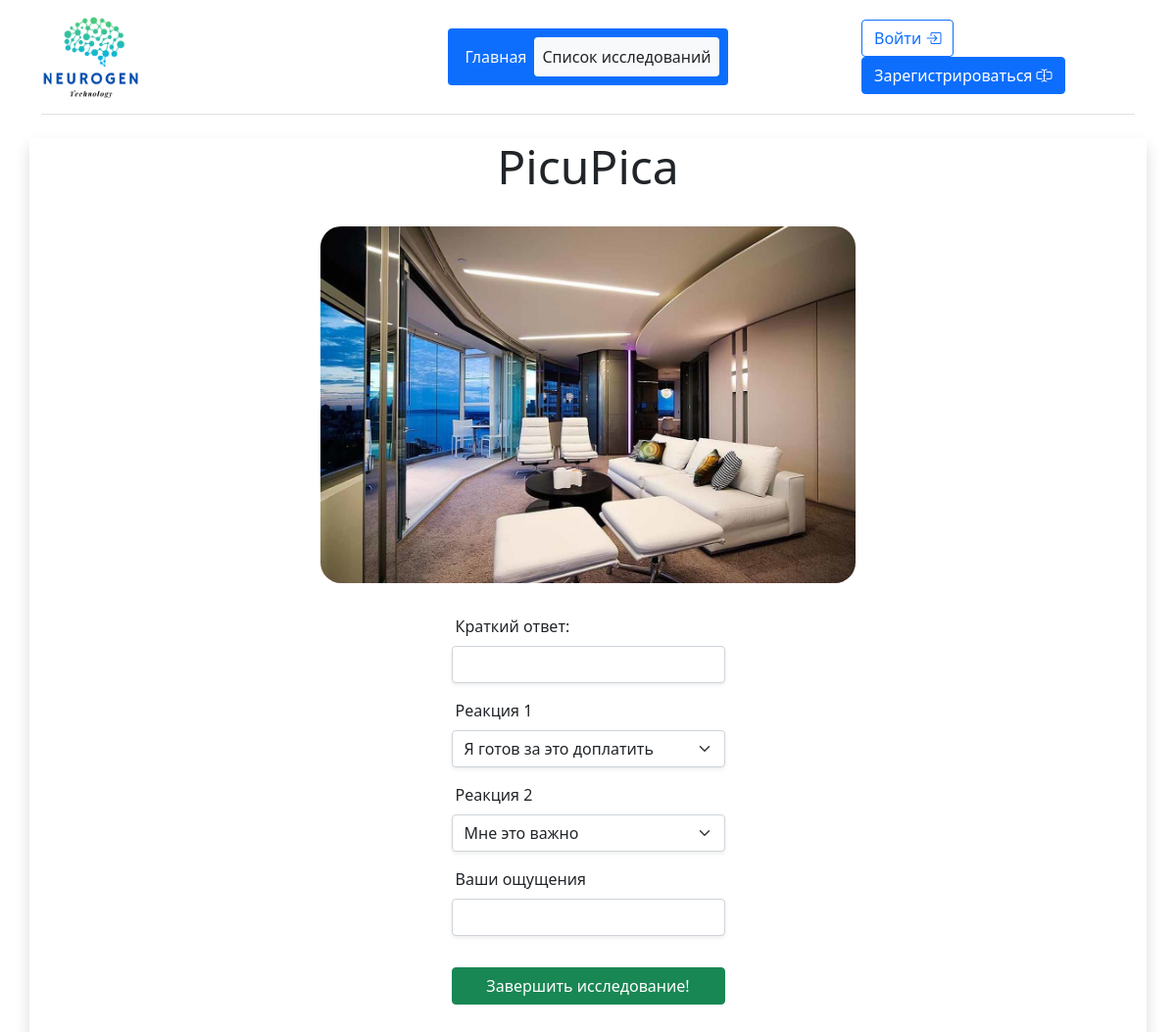
/answer_image/2/, run on the app's committed database.
### Reserches/models.py (models this page shows, shortened)
class ImageResearch(models.Model):
    base_research = models.ForeignKey(Research, verbose_name='Основное исследование', on_delete=models.CASCADE)
    image_to_react = models.ImageField(upload_to='img/%Y/%m/%d', verbose_name='Изображение')
    class Meta:
        verbose_name = 'Изображение'
        verbose_name_plural = 'Изображение'

class Research(models.Model):
    DEVELOPMENT = "development"
    PUBLISHED = "published"
    DONE = "done"
    STATES = (
        (DEVELOPMENT, 'Разработка'),
        (PUBLISHED, 'Опубликовано'),
        (DONE, 'Завершено'),
    )
    PATTERN_1 = 'image'
    PATTERN_2 = 'video'
    PATTERNS = (
        (PATTERN_1, 'Изображение'),
        (PATTERN_2, 'Видео'),
    )
    research_name = models.CharField('Название исследования', max_length=100)
    research_customer = models.ForeignKey(Customer, verbose_name='Заказчик', on_delete=models.CASCADE)
    research_date_create = models.DateTimeField('Дата создания', auto_now_add=True)
    research_state = models.CharField(max_length=11, verbose_name='Состояние исследования', choices=STATES, default=DEVELOPMENT)
    research_date_published = models.DateTimeField('Дата публикации', auto_now=True)
    research_pattern = models.CharField(max_length=20, verbose_name='Шаблон исследования', choices=PATTERNS, default=PATTERN_1)
    research_description = models.TextField(verbose_name='Краткое описание', blank=True)
    class Meta:
        verbose_name = 'Исследование'
        verbose_name_plural = 'Исследования'
        ordering = ['id']

### client/views.py (the view, shortened to what this page needs)
# urls.py: path('answer_image/<int:pk>/', views.AnswerImageResearchView.as_view() ,name='answer_image'),
class AnswerImageResearchView(DetailView, CreateView):
    model = models.ImageResearch
    context_object_name = 'answer_research'
    pk_url_kwarg = 'pk'
    form_class = forms.AnswerImageResearchForm
    template_name = 'client/answer_page.html'
    def get_context_data(self, *args, object_list=None, **kwargs):
        context = super().get_context_data(**kwargs)
        context['title'] = 'Ответ на исследования'
        context['btn_name'] = 'Завершить исследование!'
        return context

### Reserches/templates/client/answer_page.html (shortened to what this page needs)
{% extends 'client/layout.html' %}
{% block content %}
<div class="container pb-3 shadow rounded">
    <div>
        {% if answer_research.base_research.research_name %}
            <h2 class="display-5 text-center">{{ answer_research.base_research.research_name }}</h2>
        {% endif %}
    </div>
    <div class="container d-flex align-items-center justify-content-center text-dark pt-4 pb-2">
        {% if answer_research.image_to_react %}
            <img src="{{ answer_research.image_to_react.url }}" alt="" style="width: 50%; border-radius: 21px;">
        {% elif answer_research.video_to_react %}
            <video width="600" controls>
                <source src="{{ answer_research.video_to_react.url }}" type='video/mp4; codecs="avc1.42E01E, mp4a.40.2"'>
                <a href="{{ answer_research.video_to_react.url }}">Скачайте видео</a>
            </video>
        {% else %}
            <div class="mb-5">Lorem ipsum dolor sit amet, consectetur adipisicing elit. Accusantium aliquam aspernatur beatae
                cupiditate dolor, eum maxime nulla possimus voluptate? Asperiores at debitis dignissimos eius fugit
                laboriosam minima nihil quis unde.
            </div>
        {% endif %}
    </div>
    <form method="post" enctype="multipart/form-data" class="needs-validation d-flex align-items-center justify-content-center mt-4">
        <div class="row g-2 mb-3 w-25">
            {% for el in form %}
                <label for="{{ el.id_for_label }}">{{ el.label }}</label>
                {{ el }}
            {% endfor %}
            <button type="submit" class="btn btn-success mt-4">
            {{ btn_name }}
        </button>
        </div>
    </form>
</div>
{% endblock content %}

### data on the page
ImageResearch: base_research.research_name "PicuPica", image_to_react (picture)

### other printed values
{{ el.label }} "Краткий ответ:" "Реакция 1" "Реакция 2" "Ваши ощущения"
{{ btn_name }} "Завершить исследование!"
